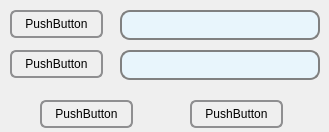
<?xml version="1.0" encoding="UTF-8"?>
<ui version="4.0">
 <class>merge_gui</class>
 <widget class="QWidget" name="merge_gui">
  <property name="geometry">
   <rect>
    <x>0</x>
    <y>0</y>
    <width>329</width>
    <height>132</height>
   </rect>
  </property>
  <property name="windowTitle">
   <string>merge_gui</string>
  </property>
  <widget class="QPushButton" name="ok">
   <property name="geometry">
    <rect>
     <x>40</x>
     <y>100</y>
     <width>93</width>
     <height>28</height>
    </rect>
   </property>
   <property name="styleSheet">
    <string notr="true">QPushButton {
    border: 2px solid #8f8f91;
    border-radius: 6px;
    background-color: qlineargradient(x1: 0, y1: 0, x2: 0, y2: 1,
                                      stop: 0 #f6f7fa, stop: 1 #dadbde);
    min-width: 80px;
}

QPushButton:pressed {
    background-color: qlineargradient(x1: 0, y1: 0, x2: 0, y2: 1,
                                      stop: 0 #dadbde, stop: 1 #f6f7fa);
}

QPushButton:flat {
    border: none; /* no border for a flat push button */
}

QPushButton:default {
    border-color: rgb(255, 255, 255); /* make the default button prominent */
}</string>
   </property>
   <property name="text">
    <string>PushButton</string>
   </property>
  </widget>
  <widget class="QPushButton" name="cancel">
   <property name="geometry">
    <rect>
     <x>190</x>
     <y>100</y>
     <width>93</width>
     <height>28</height>
    </rect>
   </property>
   <property name="styleSheet">
    <string notr="true">QPushButton {
    border: 2px solid #8f8f91;
    border-radius: 6px;
    background-color: qlineargradient(x1: 0, y1: 0, x2: 0, y2: 1,
                                      stop: 0 #f6f7fa, stop: 1 #dadbde);
    min-width: 80px;
}

QPushButton:pressed {
    background-color: qlineargradient(x1: 0, y1: 0, x2: 0, y2: 1,
                                      stop: 0 #dadbde, stop: 1 #f6f7fa);
}

QPushButton:flat {
    border: none; /* no border for a flat push button */
}

QPushButton:default {
    border-color: rgb(255, 255, 255); /* make the default button prominent */
}</string>
   </property>
   <property name="text">
    <string>PushButton</string>
   </property>
  </widget>
  <widget class="QLineEdit" name="lineEdit">
   <property name="geometry">
    <rect>
     <x>120</x>
     <y>10</y>
     <width>200</width>
     <height>30</height>
    </rect>
   </property>
   <property name="styleSheet">
    <string notr="true">QLineEdit {
    border: 2px solid gray;
    border-radius: 10px;
    padding: 0 8px;
    background: rgb(232,245,252);
    selection-background-color: darkgray;
}</string>
   </property>
  </widget>
  <widget class="QLineEdit" name="lineEdit_2">
   <property name="geometry">
    <rect>
     <x>120</x>
     <y>50</y>
     <width>200</width>
     <height>30</height>
    </rect>
   </property>
   <property name="styleSheet">
    <string notr="true">QLineEdit {
    border: 2px solid gray;
    border-radius: 10px;
    padding: 0 8px;
    background: rgb(232,245,252);
    selection-background-color: darkgray;
}</string>
   </property>
  </widget>
  <widget class="QPushButton" name="video_pushbutton">
   <property name="geometry">
    <rect>
     <x>10</x>
     <y>10</y>
     <width>93</width>
     <height>28</height>
    </rect>
   </property>
   <property name="styleSheet">
    <string notr="true">QPushButton {
    border: 2px solid #8f8f91;
    border-radius: 6px;
    background-color: qlineargradient(x1: 0, y1: 0, x2: 0, y2: 1,
                                      stop: 0 #f6f7fa, stop: 1 #dadbde);
    min-width: 80px;
}

QPushButton:pressed {
    background-color: qlineargradient(x1: 0, y1: 0, x2: 0, y2: 1,
                                      stop: 0 #dadbde, stop: 1 #f6f7fa);
}

QPushButton:flat {
    border: none; /* no border for a flat push button */
}

QPushButton:default {
    border-color: rgb(255, 255, 255); /* make the default button prominent */
}</string>
   </property>
   <property name="text">
    <string>PushButton</string>
   </property>
  </widget>
  <widget class="QPushButton" name="audio_pushbutton">
   <property name="geometry">
    <rect>
     <x>10</x>
     <y>50</y>
     <width>93</width>
     <height>28</height>
    </rect>
   </property>
   <property name="styleSheet">
    <string notr="true">QPushButton {
    border: 2px solid #8f8f91;
    border-radius: 6px;
    background-color: qlineargradient(x1: 0, y1: 0, x2: 0, y2: 1,
                                      stop: 0 #f6f7fa, stop: 1 #dadbde);
    min-width: 80px;
}

QPushButton:pressed {
    background-color: qlineargradient(x1: 0, y1: 0, x2: 0, y2: 1,
                                      stop: 0 #dadbde, stop: 1 #f6f7fa);
}

QPushButton:flat {
    border: none; /* no border for a flat push button */
}

QPushButton:default {
    border-color: rgb(255, 255, 255); /* make the default button prominent */
}</string>
   </property>
   <property name="text">
    <string>PushButton</string>
   </property>
  </widget>
 </widget>
 <layoutdefault spacing="6" margin="11"/>
 <resources/>
 <connections/>
</ui>
